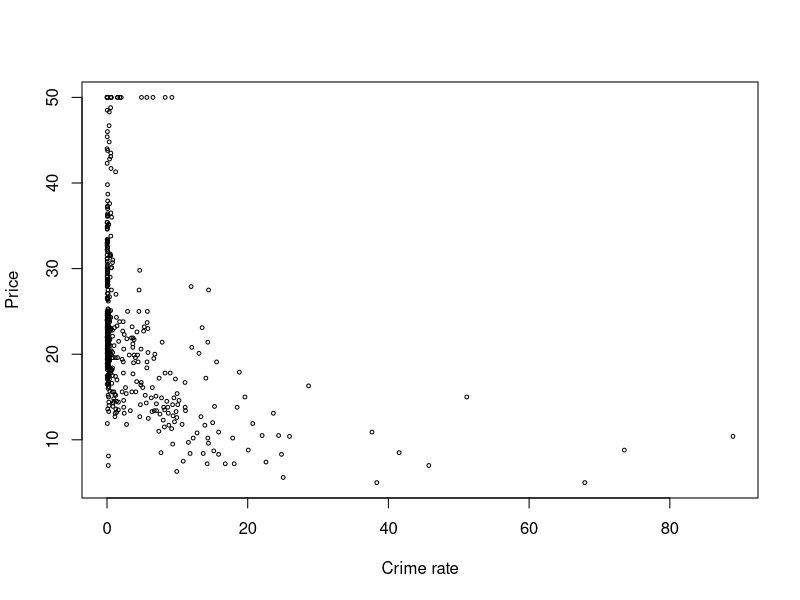
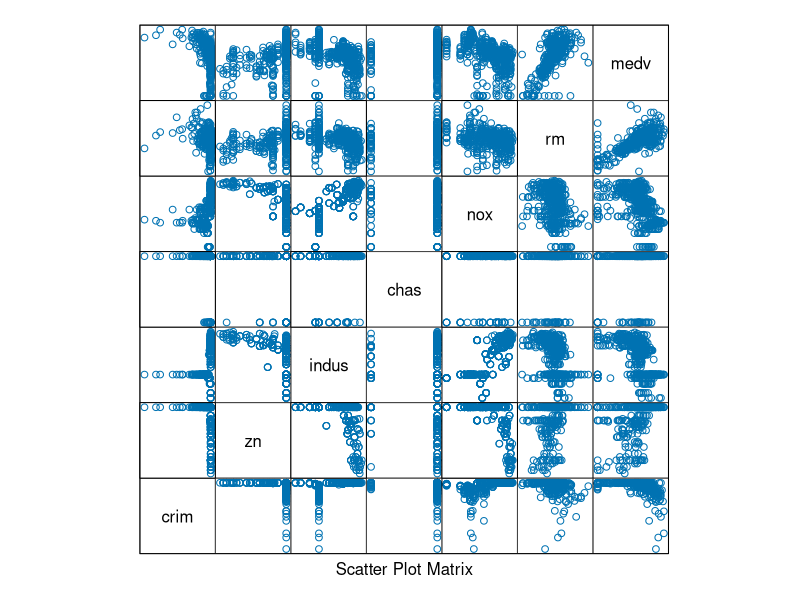
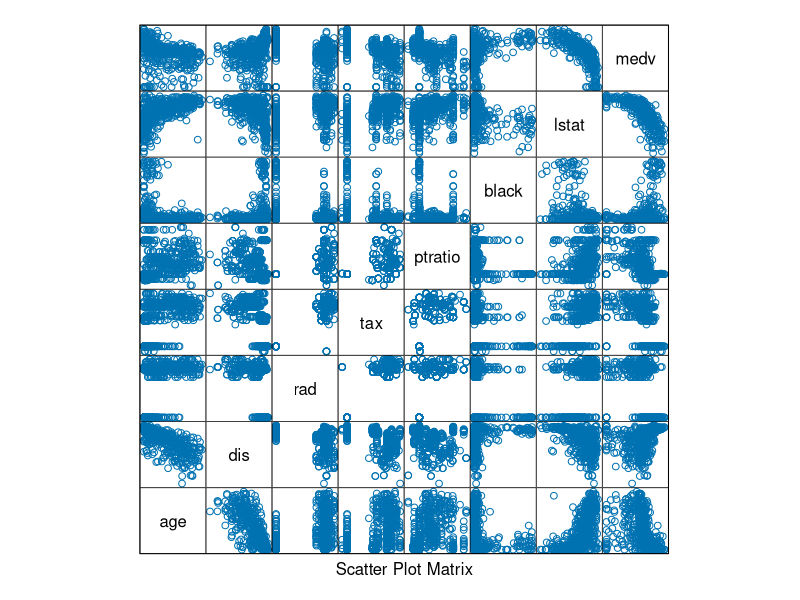
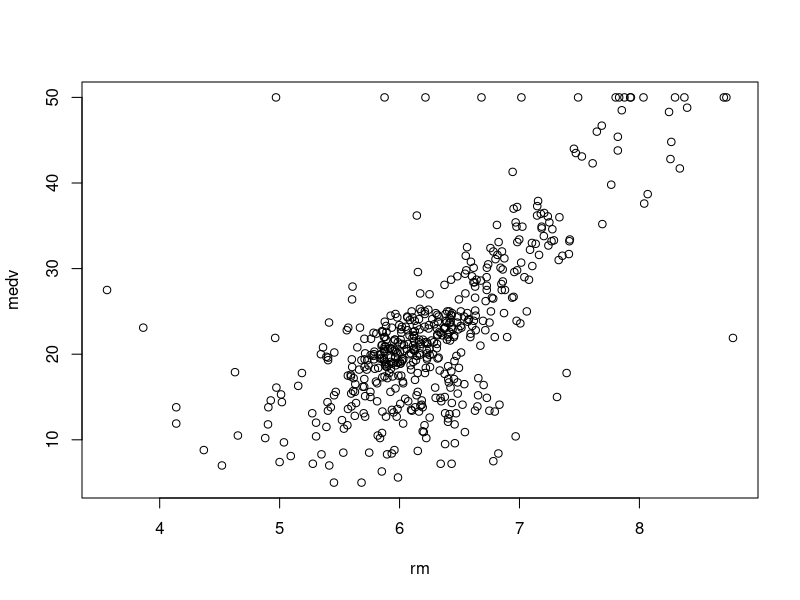

Source code (R) for these figures, in order: (Note: this script raises an error after producing the figures.)
library(MASS)
data("Boston")
View(Boston)

#for data description 
?Boston
#we will split the data into training and testing sets
set.seed(2)
library(caTools)
split <- sample.split(Boston$medv,SplitRatio = 0.7)
split
training_data<- subset(Boston,split=="TRUE")
testing_data<- subset (Boston,split=="FALSE")
#to view the correlation of variables
plot(Boston$crim,Boston$medv,cex=0.5,xlab = "Crime rate",ylab="Price")
cr<-cor(Boston)

#creating scatterplot matrix
attach(Boston)
library(lattice)
splom(-Boston[c(1:6,14)],groups=NULL,data.Boston,axis.line.tck=0,axis.text.alpha=0)
splom(-Boston[c(7:14)],groups=NULL,data.Boston,axis.line.tck=0,axis.text.alpha=0)

# studying rm and medv
plot(rm,medv)
abline(lm(medv-rm),col="red") #regression fit line

#we can corrplot to visualize
library(corrplot)

corrplot(cr,type="lower")
corrplot(cr,method="number")

#finding multicollinearity
library(caret)
Boston_a=subset(Boston,select=-c(medv))
numericData<- Boston_a(sapply(Boston_a,is.numeric))
descrCOr <- cor(numericData)

#creating the model 
model <- lm(medv~.,data = training_data)

summary(model)

predic <- predict (model,testing_data)
predic
#to compare predicted values and actual values we can use plots
plot(testing_data$medv,type="l",lty =1.8 , col = "green")
lines(predic ,type="l",col="blue")
